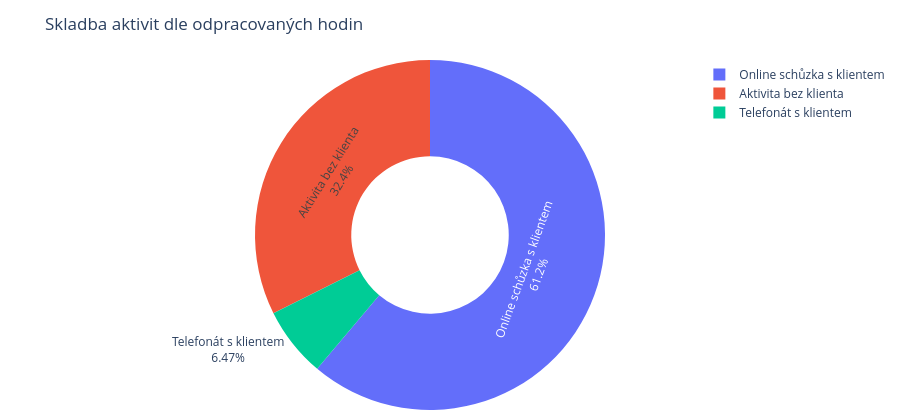
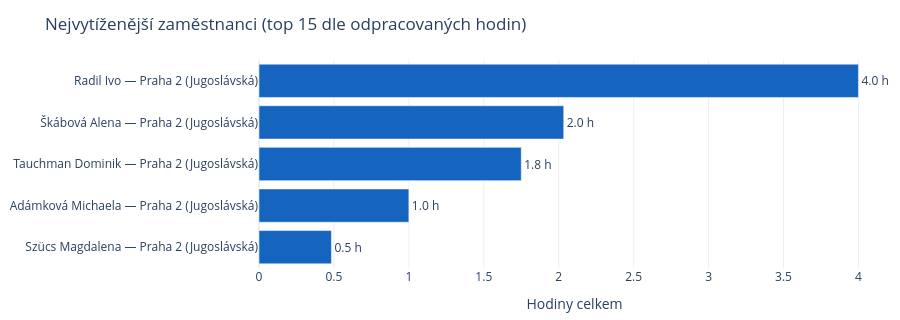

Notebook code cell kept with these figures, in order:
### Markdown cell above
## 8. Skladba aktivit a nejvytíženější zaměstnanci

### Code cell
activity_breakdown = rl.compute_activity_breakdown(merged)
employee_summary = rl.compute_employee_summary(merged)

rl.fig_activity_mix(activity_breakdown).show()
rl.fig_employee_top(employee_summary).show()

### Figure 1 — Plotly figure (JSON) as saved in the notebook; plotly's stock layout.template omitted (floating-point values rounded to 4 significant figures)
{"data": [{"domain": {"x": [0.0, 1.0], "y": [0.0, 1.0]}, "hole": 0.45, "hovertemplate": "%{label}<br>%{value:.1f} h (%{percent})<extra></extra>", "labels": ["Online schůzka s klientem", "Aktivita bez klienta", "Telefonát s klientem"], "legendgroup": "", "name": "", "showlegend": true, "textinfo": "percent+label", "type": "pie", "values": [5.667, 3.0, 0.6]}], "layout": {"height": 420, "legend": {"tracegroupgap": 0}, "margin": {"b": 10, "l": 10, "r": 10, "t": 60}, "title": {"text": "Skladba aktivit dle odpracovaných hodin"}}}

### Figure 2 — Plotly figure (JSON) as saved in the notebook; plotly's stock layout.template omitted (floating-point values rounded to 4 significant figures)
{"data": [{"marker": {"color": "#1565C0"}, "orientation": "h", "text": ["0.5 h", "1.0 h", "1.8 h", "2.0 h", "4.0 h"], "textposition": "outside", "type": "bar", "x": [0.4833, 1.0, 1.75, 2.033, 4.0], "y": ["Szücs Magdalena — Praha 2 (Jugoslávská)", "Adámková Michaela — Praha 2 (Jugoslávská)", "Tauchman Dominik — Praha 2 (Jugoslávská)", "Škábová Alena — Praha 2 (Jugoslávská)", "Radil Ivo — Praha 2 (Jugoslávská)"]}], "layout": {"height": 320, "margin": {"b": 40, "l": 10, "r": 10, "t": 60}, "title": {"text": "Nejvytíženější zaměstnanci (top 15 dle odpracovaných hodin)"}, "xaxis": {"title": {"text": "Hodiny celkem"}}, "yaxis": {"title": {}}}}
